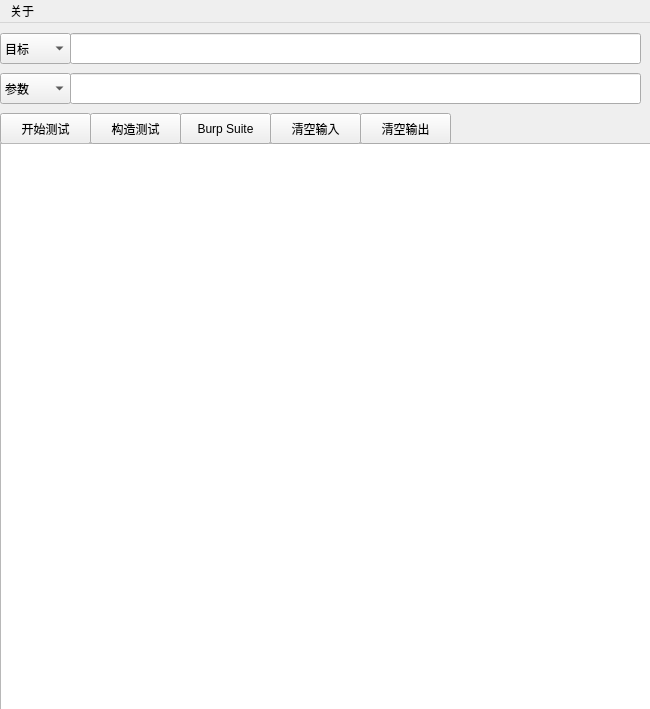
<?xml version="1.0" encoding="UTF-8"?>
<ui version="4.0">
 <class>MainWindow</class>
 <widget class="QMainWindow" name="MainWindow">
  <property name="geometry">
   <rect>
    <x>0</x>
    <y>0</y>
    <width>650</width>
    <height>709</height>
   </rect>
  </property>
  <property name="windowTitle">
   <string>跨站辅助验证工具</string>
  </property>
  <widget class="QWidget" name="centralWidget">
   <widget class="QComboBox" name="comboBox">
    <property name="geometry">
     <rect>
      <x>0</x>
      <y>10</y>
      <width>71</width>
      <height>31</height>
     </rect>
    </property>
    <property name="styleSheet">
     <string notr="true">font: 25 13pt &quot;PingFang SC&quot;;</string>
    </property>
    <item>
     <property name="text">
      <string>目标</string>
     </property>
    </item>
   </widget>
   <widget class="QLineEdit" name="input_url">
    <property name="enabled">
     <bool>true</bool>
    </property>
    <property name="geometry">
     <rect>
      <x>70</x>
      <y>10</y>
      <width>571</width>
      <height>31</height>
     </rect>
    </property>
    <property name="layoutDirection">
     <enum>Qt::LeftToRight</enum>
    </property>
    <property name="autoFillBackground">
     <bool>false</bool>
    </property>
    <property name="styleSheet">
     <string notr="true">font: 13pt &quot;PingFang SC&quot;;</string>
    </property>
    <property name="text">
     <string/>
    </property>
    <property name="alignment">
     <set>Qt::AlignLeading|Qt::AlignLeft|Qt::AlignTop</set>
    </property>
    <property name="dragEnabled">
     <bool>false</bool>
    </property>
    <property name="cursorMoveStyle">
     <enum>Qt::LogicalMoveStyle</enum>
    </property>
   </widget>
   <widget class="QLineEdit" name="input_arg">
    <property name="geometry">
     <rect>
      <x>70</x>
      <y>50</y>
      <width>571</width>
      <height>31</height>
     </rect>
    </property>
    <property name="styleSheet">
     <string notr="true">font: 13pt &quot;PingFang SC&quot;;</string>
    </property>
    <property name="alignment">
     <set>Qt::AlignLeading|Qt::AlignLeft|Qt::AlignTop</set>
    </property>
   </widget>
   <widget class="QComboBox" name="comboBox_2">
    <property name="geometry">
     <rect>
      <x>0</x>
      <y>50</y>
      <width>71</width>
      <height>31</height>
     </rect>
    </property>
    <property name="styleSheet">
     <string notr="true">
font: 12 13pt &quot;PingFang SC&quot;;</string>
    </property>
    <item>
     <property name="text">
      <string>参数</string>
     </property>
    </item>
   </widget>
   <widget class="QPushButton" name="startx">
    <property name="geometry">
     <rect>
      <x>0</x>
      <y>90</y>
      <width>91</width>
      <height>31</height>
     </rect>
    </property>
    <property name="styleSheet">
     <string notr="true">font: 25 13pt &quot;PingFang SC&quot;;</string>
    </property>
    <property name="text">
     <string>开始测试</string>
    </property>
   </widget>
   <widget class="QTextBrowser" name="output">
    <property name="geometry">
     <rect>
      <x>0</x>
      <y>120</y>
      <width>651</width>
      <height>571</height>
     </rect>
    </property>
    <property name="styleSheet">
     <string notr="true">font: 13pt &quot;Kaiti SC&quot;;</string>
    </property>
   </widget>
   <widget class="QPushButton" name="BurpSuite">
    <property name="geometry">
     <rect>
      <x>180</x>
      <y>90</y>
      <width>91</width>
      <height>31</height>
     </rect>
    </property>
    <property name="whatsThis">
     <string>&lt;html&gt;&lt;head/&gt;&lt;body&gt;&lt;p&gt;&lt;br/&gt;&lt;/p&gt;&lt;/body&gt;&lt;/html&gt;</string>
    </property>
    <property name="styleSheet">
     <string notr="true">font: 25 13pt &quot;PingFang SC&quot;;</string>
    </property>
    <property name="text">
     <string>Burp Suite</string>
    </property>
   </widget>
   <widget class="QPushButton" name="startx_2">
    <property name="geometry">
     <rect>
      <x>90</x>
      <y>90</y>
      <width>91</width>
      <height>31</height>
     </rect>
    </property>
    <property name="toolTip">
     <string>&lt;html&gt;&lt;head/&gt;&lt;body&gt;&lt;p&gt;测试目标和参数构造的原始链接&lt;/p&gt;&lt;/body&gt;&lt;/html&gt;</string>
    </property>
    <property name="styleSheet">
     <string notr="true">font: 25 13pt &quot;PingFang SC&quot;;</string>
    </property>
    <property name="text">
     <string>构造测试</string>
    </property>
   </widget>
   <widget class="QPushButton" name="startx_3">
    <property name="geometry">
     <rect>
      <x>360</x>
      <y>90</y>
      <width>91</width>
      <height>31</height>
     </rect>
    </property>
    <property name="styleSheet">
     <string notr="true">font: 25 13pt &quot;PingFang SC&quot;;</string>
    </property>
    <property name="text">
     <string>清空输出</string>
    </property>
   </widget>
   <widget class="QPushButton" name="startx_4">
    <property name="geometry">
     <rect>
      <x>270</x>
      <y>90</y>
      <width>91</width>
      <height>31</height>
     </rect>
    </property>
    <property name="styleSheet">
     <string notr="true">font: 25 13pt &quot;PingFang SC&quot;;</string>
    </property>
    <property name="text">
     <string>清空输入</string>
    </property>
   </widget>
  </widget>
  <widget class="QMenuBar" name="menuBar">
   <property name="geometry">
    <rect>
     <x>0</x>
     <y>0</y>
     <width>650</width>
     <height>22</height>
    </rect>
   </property>
   <widget class="QMenu" name="menu">
    <property name="title">
     <string>关于</string>
    </property>
    <addaction name="actionabout_me"/>
   </widget>
   <addaction name="menu"/>
  </widget>
  <action name="actionabout_me">
   <property name="text">
    <string>about me</string>
   </property>
  </action>
 </widget>
 <layoutdefault spacing="6" margin="11"/>
 <resources/>
 <connections>
  <connection>
   <sender>startx_3</sender>
   <signal>clicked()</signal>
   <receiver>output</receiver>
   <slot>clear()</slot>
   <hints>
    <hint type="sourcelabel">
     <x>390</x>
     <y>127</y>
    </hint>
    <hint type="destinationlabel">
     <x>290</x>
     <y>158</y>
    </hint>
   </hints>
  </connection>
  <connection>
   <sender>startx_4</sender>
   <signal>clicked()</signal>
   <receiver>input_arg</receiver>
   <slot>clear()</slot>
   <hints>
    <hint type="sourcelabel">
     <x>324</x>
     <y>123</y>
    </hint>
    <hint type="destinationlabel">
     <x>255</x>
     <y>92</y>
    </hint>
   </hints>
  </connection>
  <connection>
   <sender>startx_4</sender>
   <signal>clicked()</signal>
   <receiver>input_url</receiver>
   <slot>clear()</slot>
   <hints>
    <hint type="sourcelabel">
     <x>341</x>
     <y>123</y>
    </hint>
    <hint type="destinationlabel">
     <x>326</x>
     <y>55</y>
    </hint>
   </hints>
  </connection>
 </connections>
</ui>
